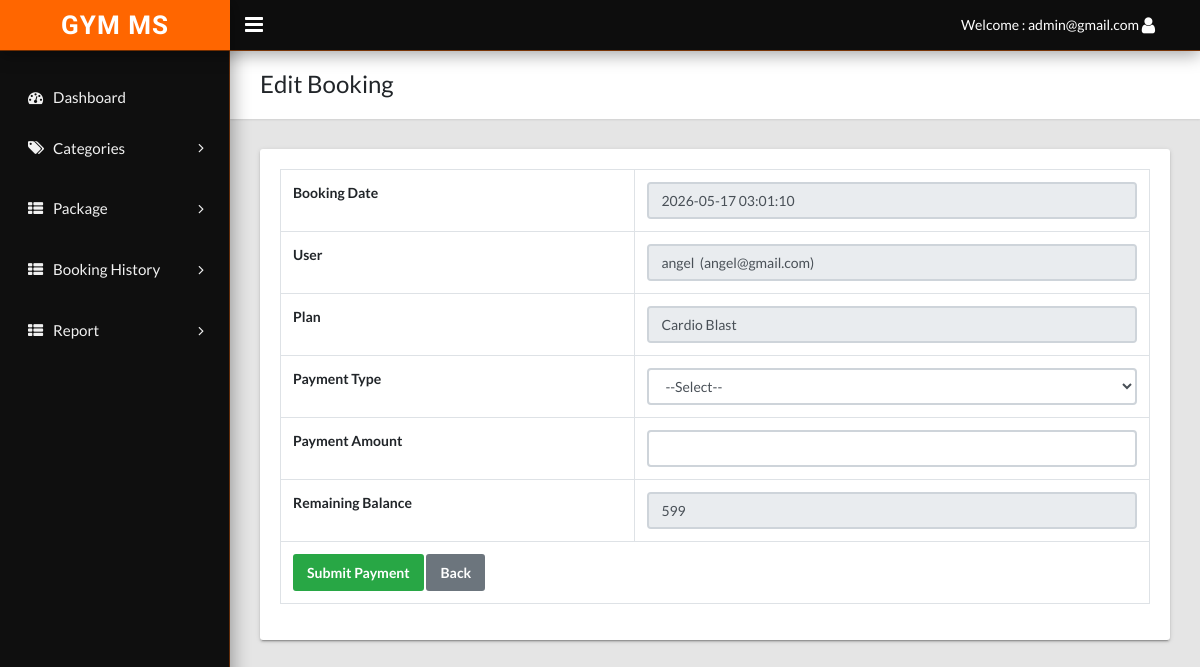
/admin/booking-history-details.php?bookingid=7 (signed in), run on the app's committed database.
### tables this page shows
CREATE TABLE `tblbooking` (
  `id` int(11) NOT NULL,
  `package_id` varchar(45) DEFAULT NULL,
  `userid` varchar(45) DEFAULT NULL,
  `booking_date` timestamp NULL DEFAULT current_timestamp(),
  `payment` varchar(45) DEFAULT NULL,
  `paymentType` varchar(45) DEFAULT NULL
);

CREATE TABLE `tbluser` (
  `id` int(11) NOT NULL,
  `fname` varchar(45) DEFAULT NULL,
  `lname` varchar(45) DEFAULT NULL,
  `email` varchar(45) DEFAULT NULL,
  `mobile` varchar(45) DEFAULT NULL,
  `password` varchar(100) DEFAULT NULL,
  `status` tinyint(1) NOT NULL DEFAULT 0,
  `state` varchar(45) DEFAULT NULL,
  `city` varchar(45) DEFAULT NULL,
  `address` varchar(200) DEFAULT NULL,
  `create_date` timestamp NULL DEFAULT current_timestamp()
);

CREATE TABLE `tbladdpackage` (
  `id` int(11) NOT NULL,
  `category` varchar(45) DEFAULT NULL,
  `titlename` varchar(450) DEFAULT NULL,
  `PackageDuration` varchar(45) DEFAULT NULL,
  `Price` varchar(45) DEFAULT NULL,
  `Description` varchar(450) DEFAULT NULL,
  `create_date` timestamp NULL DEFAULT current_timestamp()
);

### admin/booking-history-details.php (the view, shortened to what this page needs)
<?php
include('include/config.php');
if(strlen($_SESSION['adminid'])==0){
header('location:logout.php');
exit;
}else{
$bookindid=$_GET['bookingid'];
?>
<!DOCTYPE html>
<html lang="en">
<head>
<link rel="stylesheet" type="text/css" href="css/main.css">
<link rel="stylesheet" href="https://maxcdn.bootstrapcdn.com/font-awesome/4.7.0/css/font-awesome.min.css">
</head>
<body class="app sidebar-mini rtl">
<?php include('include/header.php'); ?>
<?php include('include/sidebar.php'); ?>
<main class="app-content">
<div class="app-title">
<div>
<h1>Edit Booking</h1>
</div>
</div>
<div class="row">
<div class="col-md-12">
<div class="tile">
<div class="tile-body">
<?php
$sql="SELECT t1.id as bookingid,
        t1.userid as userId,
        t1.package_id as packageId,
        t1.booking_date,
        t3.fname,
        t3.email,
        t2.Price,
        t2.titlename as Plan,
        t1.paymentType
        FROM tblbooking t1
        LEFT JOIN tbladdpackage t2 ON t1.package_id=t2.id
        LEFT JOIN tbluser t3 ON t1.userid=t3.id
        WHERE t1.id=:bookindid";
$query=$dbh->prepare($sql);
$query->bindParam(':bookindid',$bookindid,PDO::PARAM_INT);
$query->execute();
$result=$query->fetch(PDO::FETCH_OBJ);
$bookingDate = $result->booking_date;
$sql2=$dbh->prepare("SELECT SUM(payment) as total FROM tblpayment WHERE bookingID=:bookindid");
$sql2->bindParam(':bookindid',$bookindid,PDO::PARAM_INT);
$sql2->execute();
$row2=$sql2->fetch(PDO::FETCH_OBJ);
$gpayment=$row2->total ? $row2->total : 0;
$sql3=$dbh->prepare("SELECT payment FROM tblpayment
WHERE bookingID=:bookindid
ORDER BY payment_date DESC LIMIT 1");
$sql3->bindParam(':bookindid',$bookindid,PDO::PARAM_INT);
$sql3->execute();
$row3=$sql3->fetch(PDO::FETCH_OBJ);
$lastpayment=$row3 ? $row3->payment : '';
$remaining=$result->Price-$gpayment;
?>
<form method="post">
<table class="table table-bordered">
<tr>
<th>Booking Date</th>
<td><input class="form-control" value="<?php echo $bookingDate; ?>" readonly></td>
</tr>
<tr>
<th>User</th>
<td><input class="form-control" value="<?php echo htmlspecialchars($result->fname, ENT_QUOTES, 'UTF-8');?> (<?php echo htmlspecialchars($result->email, ENT_QUOTES, 'UTF-8');?>)" readonly></td>
</tr>
<tr>
<th>Plan</th>
<td><input class="form-control" value="<?php echo htmlspecialchars($result->Plan, ENT_QUOTES, 'UTF-8');?>" readonly></td>
</tr>
<tr>
<th>Payment Type</th>
<td>
<select name="Paymenttype" id="Payment" class="form-control">
<option value="">--Select--</option>
</select>
</td>
</tr>
<tr>
<th>Payment Amount</th>
<td>
<input type="number"
name="PartialPayment"
id="PartialPayment"
class="form-control"
value="<?php echo $lastpayment;?>">
</td>
</tr>
<tr>
<th>Remaining Balance</th>
<td><input class="form-control" value="<?php echo $remaining;?>" readonly></td>
</tr>
<tr>
<td colspan="2">
<button type="submit" name="submit" class="btn btn-success">
Submit Payment
</button>
<a href="booking-history.php" class="btn btn-secondary">
Back
</a>
</td>
</tr>
</table>
</form>
</div>
</div>
</div>
</div>
</main>
</body>
</html>
<?php } ?>

### data on the page
tblbooking: booking_date "2026-05-17 03:01:10", userid.email "angel (angel@gmail.com)", titlename "Cardio Blast", Price "599"

### other printed values
$_SESSION['email'] "admin@gmail.com"
